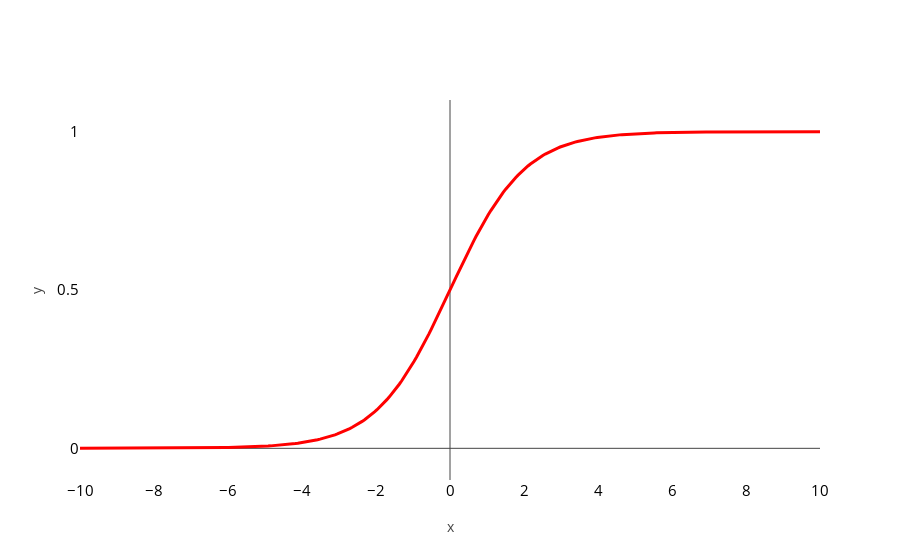

The code cell stored with this chart in its notebook:
### Code cell
X_test = np.linspace(-10, 10, 300)

X_test = np.linspace(-10, 10, 300)




def model(x):
    return 1 / (1 + np.exp(-x))

loss = model(X_test).ravel()

loss_der = model(X_test)*(1 - model(X_test)).ravel()


p2 = go.Scatter(x=X_test, y=loss, 
                mode='lines',
                line=dict(color='red', width=3),
                name='Logistic Regression Model')

layout = go.Layout(xaxis=dict(title='x', range=[-10, 10],
                              zeroline=True, 
                             dtick=2, 
                              tickfont=dict(
                                size=15,
                                color='black'
                            ),  
                             showgrid=False,),
                   yaxis=dict(title='y', range=[-0.1,1.1],
                              zeroline=True, 
                               dtick=0.5, 
                              tickfont=dict(
                                size=15,
                                color='black'
                            ), 
                              showgrid=False,),
)

# trace2 = go.Scatter(
#     x=[-7],
#     y=[1],
#     mode='text',
#     name='Markers and Text',
#     text=['Text D'],
#     textposition='middle',
#     textfont=dict(
#         size=18,
# #         color='#ff7f0e'
#     )
# )



fig = go.Figure(data=[p2], layout=layout)
iplot(fig)

### Figure 1 — Plotly figure (JSON) as saved in the notebook; plotly's stock layout.template omitted (floating-point values rounded to 4 significant figures; data arrays with more than 128 entries replaced by an {"elided": "..."} marker saying what was removed)
{"data": [{"line": {"color": "red", "width": 3}, "mode": "lines", "name": "Logistic Regression Model", "type": "scatter", "x": {"elided": "300 float values"}, "y": {"elided": "300 float values"}}], "layout": {"xaxis": {"dtick": 2, "range": [-10, 10], "showgrid": false, "tickfont": {"color": "black", "size": 15}, "title": "x", "zeroline": true}, "yaxis": {"dtick": 0.5, "range": [-0.1, 1.1], "showgrid": false, "tickfont": {"color": "black", "size": 15}, "title": "y", "zeroline": true}}}
